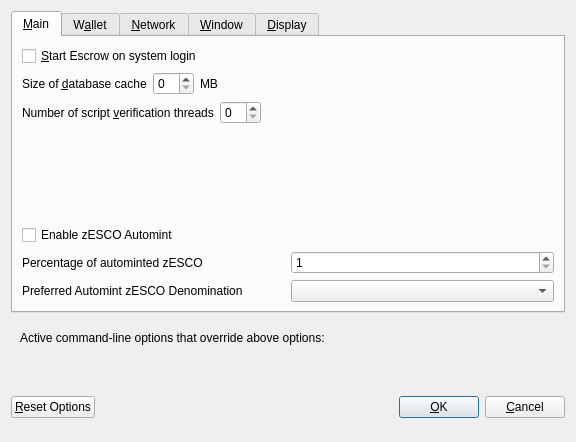
<?xml version="1.0" encoding="UTF-8"?>
<ui version="4.0">
 <class>OptionsDialog</class>
 <widget class="QDialog" name="OptionsDialog">
  <property name="geometry">
   <rect>
    <x>0</x>
    <y>0</y>
    <width>576</width>
    <height>442</height>
   </rect>
  </property>
  <property name="windowTitle">
   <string>Options</string>
  </property>
  <property name="modal">
   <bool>true</bool>
  </property>
  <layout class="QVBoxLayout" name="verticalLayout">
   <item>
    <widget class="QTabWidget" name="tabWidget">
     <property name="currentIndex">
      <number>0</number>
     </property>
     <widget class="QWidget" name="tabMain">
      <attribute name="title">
       <string>&amp;Main</string>
      </attribute>
      <layout class="QVBoxLayout" name="verticalLayout_Main">
       <item>
        <widget class="QCheckBox" name="bitcoinAtStartup">
         <property name="toolTip">
          <string>Automatically start Escrow after logging in to the system.</string>
         </property>
         <property name="text">
          <string>&amp;Start Escrow on system login</string>
         </property>
        </widget>
       </item>
       <item>
        <layout class="QHBoxLayout" name="horizontalLayout_2_Main">
         <item>
          <widget class="QLabel" name="databaseCacheLabel">
           <property name="text">
            <string>Size of &amp;database cache</string>
           </property>
           <property name="textFormat">
            <enum>Qt::PlainText</enum>
           </property>
           <property name="buddy">
            <cstring>databaseCache</cstring>
           </property>
          </widget>
         </item>
         <item>
          <widget class="QSpinBox" name="databaseCache"/>
         </item>
         <item>
          <widget class="QLabel" name="databaseCacheUnitLabel">
           <property name="text">
            <string>MB</string>
           </property>
           <property name="textFormat">
            <enum>Qt::PlainText</enum>
           </property>
          </widget>
         </item>
         <item>
          <spacer name="horizontalSpacer_2_Main">
           <property name="orientation">
            <enum>Qt::Horizontal</enum>
           </property>
           <property name="sizeHint" stdset="0">
            <size>
             <width>40</width>
             <height>20</height>
            </size>
           </property>
          </spacer>
         </item>
        </layout>
       </item>
       <item>
        <layout class="QHBoxLayout" name="horizontalLayout_3_Main">
         <item>
          <widget class="QLabel" name="threadsScriptVerifLabel">
           <property name="text">
            <string>Number of script &amp;verification threads</string>
           </property>
           <property name="textFormat">
            <enum>Qt::PlainText</enum>
           </property>
           <property name="buddy">
            <cstring>threadsScriptVerif</cstring>
           </property>
          </widget>
         </item>
         <item>
          <widget class="QSpinBox" name="threadsScriptVerif">
           <property name="toolTip">
            <string>(0 = auto, &lt;0 = leave that many cores free)</string>
           </property>
          </widget>
         </item>
         <item>
          <spacer name="horizontalSpacer_3_Main">
           <property name="orientation">
            <enum>Qt::Horizontal</enum>
           </property>
           <property name="sizeHint" stdset="0">
            <size>
             <width>40</width>
             <height>20</height>
            </size>
           </property>
          </spacer>
         </item>
        </layout>
       </item>
       <item>
        <spacer name="verticalSpacer_2">
         <property name="orientation">
          <enum>Qt::Vertical</enum>
         </property>
         <property name="sizeHint" stdset="0">
          <size>
           <width>20</width>
           <height>40</height>
          </size>
         </property>
        </spacer>
       </item>
       <item>
        <widget class="QCheckBox" name="checkBoxZeromintEnable">
         <property name="toolTip">
          <string>Enable automatic minting of ESCO units to zESCO</string>
         </property>
         <property name="layoutDirection">
          <enum>Qt::LeftToRight</enum>
         </property>
         <property name="text">
          <string>Enable zESCO Automint</string>
         </property>
        </widget>
       </item>
       <item>
        <layout class="QHBoxLayout" name="horizontalLayout_3">
         <item>
          <widget class="QLabel" name="percentage_label">
           <property name="toolTip">
            <string>Percentage of incoming ESCO which get automatically converted to zESCO via Zerocoin Protocol (min: 10%)</string>
           </property>
           <property name="text">
            <string>Percentage of autominted zESCO</string>
           </property>
          </widget>
         </item>
         <item>
          <widget class="QSpinBox" name="zeromintPercentage">
           <property name="minimum">
            <number>1</number>
           </property>
           <property name="maximum">
            <number>100</number>
           </property>
          </widget>
         </item>
        </layout>
       </item>
       <item>
        <layout class="QHBoxLayout" name="horizontalLayout" stretch="0,0">
         <property name="sizeConstraint">
          <enum>QLayout::SetFixedSize</enum>
         </property>
         <item>
          <widget class="QLabel" name="labelPreferredDenom">
           <property name="maximumSize">
            <size>
             <width>16777215</width>
             <height>16777215</height>
            </size>
           </property>
           <property name="toolTip">
            <string>Wait with automatic conversion to Zerocoin until enough ESCO for this denomination is available</string>
           </property>
           <property name="text">
            <string>Preferred Automint zESCO Denomination</string>
           </property>
          </widget>
         </item>
         <item>
          <widget class="QComboBox" name="preferredDenom">
           <property name="maximumSize">
            <size>
             <width>16777215</width>
             <height>27</height>
            </size>
           </property>
           <property name="toolTip">
            <string>Wait with automatic conversion to Zerocoin until enough ESCO for this denomination is available</string>
           </property>
           <property name="maxVisibleItems">
            <number>9</number>
           </property>
           <property name="maxCount">
            <number>9</number>
           </property>
          </widget>
         </item>
        </layout>
       </item>
      </layout>
     </widget>
     <widget class="QWidget" name="tabWallet">
      <attribute name="title">
       <string>W&amp;allet</string>
      </attribute>
      <layout class="QVBoxLayout" name="verticalLayout_Wallet">
       <item>
        <layout class="QHBoxLayout" name="horizontalLayout_2_Wallet">
         <item>
          <widget class="QLabel" name="labelStakeSplitThresholdText">
           <property name="text">
            <string>Stake split threshold:</string>
           </property>
          </widget>
         </item>
         <item>
          <widget class="QSpinBox" name="spinBoxStakeSplitThreshold">
           <property name="minimum">
            <number>1</number>
           </property>
           <property name="maximum">
            <number>999999</number>
           </property>
          </widget>
         </item>
        </layout>
       </item>
       <item>
        <widget class="QGroupBox" name="groupBox">
         <property name="title">
          <string>Expert</string>
         </property>
         <layout class="QVBoxLayout" name="verticalLayout_2">
          <item>
           <widget class="QCheckBox" name="coinControlFeatures">
            <property name="toolTip">
             <string>Whether to show coin control features or not.</string>
            </property>
            <property name="text">
             <string>Enable coin &amp;control features</string>
            </property>
           </widget>
          </item>
          <item>
           <widget class="QCheckBox" name="showMasternodesTab">
            <property name="toolTip">
             <string>Show additional tab listing all your masternodes in first sub-tab&lt;br/&gt;and all masternodes on the network in second sub-tab.</string>
            </property>
            <property name="text">
             <string>Show Masternodes Tab</string>
            </property>
           </widget>
          </item>
          <item>
           <widget class="QCheckBox" name="spendZeroConfChange">
            <property name="toolTip">
             <string>If you disable the spending of unconfirmed change, the change from a transaction&lt;br/&gt;cannot be used until that transaction has at least one confirmation.&lt;br/&gt;This also affects how your balance is computed.</string>
            </property>
            <property name="text">
             <string>&amp;Spend unconfirmed change</string>
            </property>
           </widget>
          </item>
         </layout>
        </widget>
       </item>
       <item>
        <spacer name="verticalSpacer_Wallet">
         <property name="orientation">
          <enum>Qt::Vertical</enum>
         </property>
         <property name="sizeHint" stdset="0">
          <size>
           <width>20</width>
           <height>40</height>
          </size>
         </property>
        </spacer>
       </item>
      </layout>
     </widget>
     <widget class="QWidget" name="tabNetwork">
      <attribute name="title">
       <string>&amp;Network</string>
      </attribute>
      <layout class="QVBoxLayout" name="verticalLayout_Network">
       <item>
        <widget class="QCheckBox" name="mapPortUpnp">
         <property name="toolTip">
          <string>Automatically open the Escrow client port on the router. This only works when your router supports UPnP and it is enabled.</string>
         </property>
         <property name="text">
          <string>Map port using &amp;UPnP</string>
         </property>
        </widget>
       </item>
       <item>
        <widget class="QCheckBox" name="allowIncoming">
         <property name="toolTip">
          <string>Accept connections from outside</string>
         </property>
         <property name="text">
          <string>Allow incoming connections</string>
         </property>
        </widget>
       </item>
       <item>
        <widget class="QCheckBox" name="connectSocks">
         <property name="toolTip">
          <string>Connect to the Escrow network through a SOCKS5 proxy.</string>
         </property>
         <property name="text">
          <string>&amp;Connect through SOCKS5 proxy (default proxy):</string>
         </property>
        </widget>
       </item>
       <item>
        <layout class="QHBoxLayout" name="horizontalLayout_1_Network">
         <item>
          <widget class="QLabel" name="proxyIpLabel">
           <property name="text">
            <string>Proxy &amp;IP:</string>
           </property>
           <property name="textFormat">
            <enum>Qt::PlainText</enum>
           </property>
           <property name="buddy">
            <cstring>proxyIp</cstring>
           </property>
          </widget>
         </item>
         <item>
          <widget class="QValidatedLineEdit" name="proxyIp">
           <property name="minimumSize">
            <size>
             <width>140</width>
             <height>0</height>
            </size>
           </property>
           <property name="maximumSize">
            <size>
             <width>140</width>
             <height>16777215</height>
            </size>
           </property>
           <property name="toolTip">
            <string>IP address of the proxy (e.g. IPv4: 127.0.0.1 / IPv6: ::1)</string>
           </property>
          </widget>
         </item>
         <item>
          <widget class="QLabel" name="proxyPortLabel">
           <property name="text">
            <string>&amp;Port:</string>
           </property>
           <property name="textFormat">
            <enum>Qt::PlainText</enum>
           </property>
           <property name="buddy">
            <cstring>proxyPort</cstring>
           </property>
          </widget>
         </item>
         <item>
          <widget class="QLineEdit" name="proxyPort">
           <property name="minimumSize">
            <size>
             <width>55</width>
             <height>0</height>
            </size>
           </property>
           <property name="maximumSize">
            <size>
             <width>55</width>
             <height>16777215</height>
            </size>
           </property>
           <property name="toolTip">
            <string>Port of the proxy (e.g. 9050)</string>
           </property>
          </widget>
         </item>
         <item>
          <spacer name="horizontalSpacer_1_Network">
           <property name="orientation">
            <enum>Qt::Horizontal</enum>
           </property>
           <property name="sizeHint" stdset="0">
            <size>
             <width>40</width>
             <height>20</height>
            </size>
           </property>
          </spacer>
         </item>
        </layout>
       </item>
       <item>
        <spacer name="verticalSpacer_Network">
         <property name="orientation">
          <enum>Qt::Vertical</enum>
         </property>
         <property name="sizeHint" stdset="0">
          <size>
           <width>20</width>
           <height>40</height>
          </size>
         </property>
        </spacer>
       </item>
      </layout>
     </widget>
     <widget class="QWidget" name="tabWindow">
      <attribute name="title">
       <string>&amp;Window</string>
      </attribute>
      <layout class="QVBoxLayout" name="verticalLayout_Window">
       <item>
        <widget class="QCheckBox" name="minimizeToTray">
         <property name="toolTip">
          <string>Show only a tray icon after minimizing the window.</string>
         </property>
         <property name="text">
          <string>&amp;Minimize to the tray instead of the taskbar</string>
         </property>
        </widget>
       </item>
       <item>
        <widget class="QCheckBox" name="minimizeOnClose">
         <property name="toolTip">
          <string>Minimize instead of exit the application when the window is closed. When this option is enabled, the application will be closed only after selecting Quit in the menu.</string>
         </property>
         <property name="text">
          <string>M&amp;inimize on close</string>
         </property>
        </widget>
       </item>
       <item>
        <spacer name="verticalSpacer_Window">
         <property name="orientation">
          <enum>Qt::Vertical</enum>
         </property>
         <property name="sizeHint" stdset="0">
          <size>
           <width>20</width>
           <height>40</height>
          </size>
         </property>
        </spacer>
       </item>
      </layout>
     </widget>
     <widget class="QWidget" name="tabDisplay">
      <attribute name="title">
       <string>&amp;Display</string>
      </attribute>
      <layout class="QVBoxLayout" name="verticalLayout_Display">
       <item>
        <layout class="QHBoxLayout" name="horizontalLayout_1_Display">
         <item>
          <widget class="QLabel" name="langLabel">
           <property name="text">
            <string>User Interface &amp;language:</string>
           </property>
           <property name="textFormat">
            <enum>Qt::PlainText</enum>
           </property>
           <property name="buddy">
            <cstring>lang</cstring>
           </property>
          </widget>
         </item>
         <item>
          <widget class="QValueComboBox" name="lang">
           <property name="toolTip">
            <string>The user interface language can be set here. This setting will take effect after restarting Escrow.</string>
           </property>
          </widget>
         </item>
        </layout>
       </item>
       <item>
        <widget class="QLabel" name="label_3">
         <property name="toolTip">
          <string notr="true"/>
         </property>
         <property name="statusTip">
          <string notr="true"/>
         </property>
         <property name="whatsThis">
          <string notr="true"/>
         </property>
         <property name="accessibleName">
          <string notr="true"/>
         </property>
         <property name="text">
          <string>Language missing or translation incomplete? Help contributing translations here:
https://www.transifex.com/escrow-project/escrow-project-translations</string>
         </property>
         <property name="wordWrap">
          <bool>true</bool>
         </property>
         <property name="openExternalLinks">
          <bool>true</bool>
         </property>
         <property name="textInteractionFlags">
          <set>Qt::TextBrowserInteraction</set>
         </property>
        </widget>
       </item>
       <item>
        <layout class="QHBoxLayout" name="horizontalLayout_4_Display" stretch="0,0">
         <item>
          <widget class="QLabel" name="themeLabel">
           <property name="text">
            <string>User Interface Theme:</string>
           </property>
          </widget>
         </item>
         <item>
          <widget class="QValueComboBox" name="theme"/>
         </item>
        </layout>
       </item>
       <item>
        <widget class="Line" name="line">
         <property name="orientation">
          <enum>Qt::Horizontal</enum>
         </property>
        </widget>
       </item>
       <item>
        <layout class="QHBoxLayout" name="horizontalLayout_2_Display">
         <item>
          <widget class="QLabel" name="unitLabel">
           <property name="text">
            <string>&amp;Unit to show amounts in:</string>
           </property>
           <property name="textFormat">
            <enum>Qt::PlainText</enum>
           </property>
           <property name="buddy">
            <cstring>unit</cstring>
           </property>
          </widget>
         </item>
         <item>
          <widget class="QValueComboBox" name="unit">
           <property name="toolTip">
            <string>Choose the default subdivision unit to show in the interface and when sending coins.</string>
           </property>
          </widget>
         </item>
        </layout>
       </item>
       <item>
        <layout class="QHBoxLayout" name="horizontalLayout_5_Display">
         <item>
          <widget class="QLabel" name="digitsLabel">
           <property name="text">
            <string>Decimal digits</string>
           </property>
          </widget>
         </item>
         <item>
          <widget class="QValueComboBox" name="digits"/>
         </item>
        </layout>
       </item>
       <item>
        <widget class="QCheckBox" name="checkBoxHideZeroBalances">
         <property name="toolTip">
          <string>Hide empty balances</string>
         </property>
         <property name="layoutDirection">
          <enum>Qt::LeftToRight</enum>
         </property>
         <property name="text">
          <string>Hide empty balances</string>
         </property>
        </widget>
       </item>
       <item>
        <layout class="QHBoxLayout" name="horizontalLayout_3_Display">
         <item>
          <widget class="QLabel" name="thirdPartyTxUrlsLabel">
           <property name="toolTip">
            <string>Third party URLs (e.g. a block explorer) that appear in the transactions tab as context menu items. %s in the URL is replaced by transaction hash. Multiple URLs are separated by vertical bar |.</string>
           </property>
           <property name="text">
            <string>Third party transaction URLs</string>
           </property>
           <property name="buddy">
            <cstring>thirdPartyTxUrls</cstring>
           </property>
          </widget>
         </item>
         <item>
          <widget class="QLineEdit" name="thirdPartyTxUrls">
           <property name="toolTip">
            <string>Third party URLs (e.g. a block explorer) that appear in the transactions tab as context menu items. %s in the URL is replaced by transaction hash. Multiple URLs are separated by vertical bar |.</string>
           </property>
          </widget>
         </item>
        </layout>
       </item>
       <item>
        <spacer name="verticalSpacer">
         <property name="orientation">
          <enum>Qt::Vertical</enum>
         </property>
         <property name="sizeHint" stdset="0">
          <size>
           <width>20</width>
           <height>40</height>
          </size>
         </property>
        </spacer>
       </item>
      </layout>
     </widget>
    </widget>
   </item>
   <item>
    <widget class="QFrame" name="frame">
     <layout class="QVBoxLayout" name="verticalLayout_Bottom">
      <item>
       <layout class="QHBoxLayout" name="horizontalLayout_Bottom">
        <item>
         <widget class="QLabel" name="overriddenByCommandLineInfoLabel">
          <property name="text">
           <string>Active command-line options that override above options:</string>
          </property>
          <property name="textFormat">
           <enum>Qt::PlainText</enum>
          </property>
         </widget>
        </item>
        <item>
         <spacer name="horizontalSpacer_Bottom">
          <property name="orientation">
           <enum>Qt::Horizontal</enum>
          </property>
          <property name="sizeHint" stdset="0">
           <size>
            <width>40</width>
            <height>20</height>
           </size>
          </property>
         </spacer>
        </item>
       </layout>
      </item>
      <item>
       <widget class="QLabel" name="overriddenByCommandLineLabel">
        <property name="text">
         <string/>
        </property>
        <property name="textFormat">
         <enum>Qt::PlainText</enum>
        </property>
        <property name="wordWrap">
         <bool>true</bool>
        </property>
       </widget>
      </item>
     </layout>
    </widget>
   </item>
   <item>
    <layout class="QHBoxLayout" name="horizontalLayout_Buttons">
     <item>
      <widget class="QPushButton" name="resetButton">
       <property name="toolTip">
        <string>Reset all client options to default.</string>
       </property>
       <property name="text">
        <string>&amp;Reset Options</string>
       </property>
       <property name="autoDefault">
        <bool>false</bool>
       </property>
      </widget>
     </item>
     <item>
      <spacer name="horizontalSpacer_1">
       <property name="orientation">
        <enum>Qt::Horizontal</enum>
       </property>
       <property name="sizeHint" stdset="0">
        <size>
         <width>40</width>
         <height>48</height>
        </size>
       </property>
      </spacer>
     </item>
     <item>
      <widget class="QLabel" name="statusLabel">
       <property name="minimumSize">
        <size>
         <width>200</width>
         <height>0</height>
        </size>
       </property>
       <property name="font">
        <font>
         <weight>75</weight>
         <bold>true</bold>
        </font>
       </property>
       <property name="text">
        <string/>
       </property>
       <property name="textFormat">
        <enum>Qt::PlainText</enum>
       </property>
       <property name="wordWrap">
        <bool>true</bool>
       </property>
      </widget>
     </item>
     <item>
      <spacer name="horizontalSpacer_2">
       <property name="orientation">
        <enum>Qt::Horizontal</enum>
       </property>
       <property name="sizeHint" stdset="0">
        <size>
         <width>40</width>
         <height>48</height>
        </size>
       </property>
      </spacer>
     </item>
     <item>
      <widget class="QPushButton" name="okButton">
       <property name="text">
        <string>&amp;OK</string>
       </property>
       <property name="autoDefault">
        <bool>false</bool>
       </property>
       <property name="default">
        <bool>true</bool>
       </property>
      </widget>
     </item>
     <item>
      <widget class="QPushButton" name="cancelButton">
       <property name="text">
        <string>&amp;Cancel</string>
       </property>
       <property name="autoDefault">
        <bool>false</bool>
       </property>
      </widget>
     </item>
    </layout>
   </item>
  </layout>
 </widget>
 <customwidgets>
  <customwidget>
   <class>QValidatedLineEdit</class>
   <extends>QLineEdit</extends>
   <header>qvalidatedlineedit.h</header>
  </customwidget>
  <customwidget>
   <class>QValueComboBox</class>
   <extends>QComboBox</extends>
   <header>qvaluecombobox.h</header>
  </customwidget>
 </customwidgets>
 <resources/>
 <connections/>
</ui>
